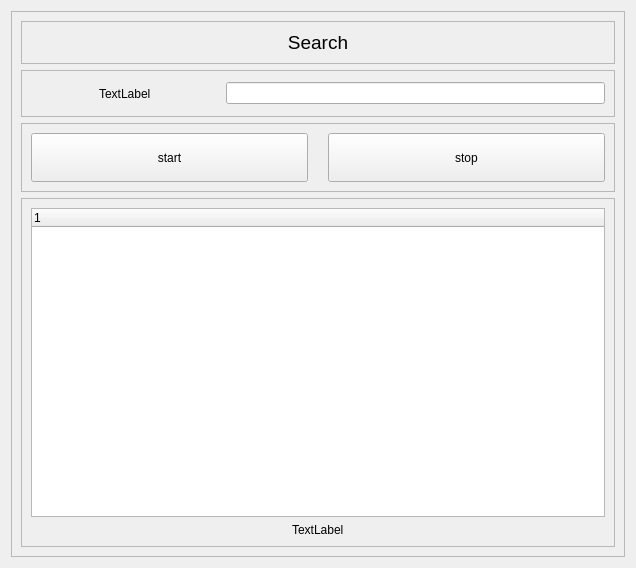
<?xml version="1.0" encoding="UTF-8"?>
<ui version="4.0">
 <class>Form</class>
 <widget class="QWidget" name="Form">
  <property name="geometry">
   <rect>
    <x>0</x>
    <y>0</y>
    <width>636</width>
    <height>568</height>
   </rect>
  </property>
  <property name="windowTitle">
   <string>Form</string>
  </property>
  <layout class="QGridLayout" name="gridLayout">
   <item row="0" column="0">
    <widget class="QFrame" name="MainFrame">
     <property name="frameShape">
      <enum>QFrame::StyledPanel</enum>
     </property>
     <property name="frameShadow">
      <enum>QFrame::Raised</enum>
     </property>
     <layout class="QVBoxLayout" name="verticalLayout_2" stretch="1,2,3,15">
      <item>
       <widget class="QFrame" name="TitleFrame">
        <property name="frameShape">
         <enum>QFrame::StyledPanel</enum>
        </property>
        <property name="frameShadow">
         <enum>QFrame::Raised</enum>
        </property>
        <layout class="QGridLayout" name="gridLayout_2">
         <item row="0" column="0">
          <widget class="QLabel" name="label">
           <property name="font">
            <font>
             <pointsize>14</pointsize>
            </font>
           </property>
           <property name="text">
            <string>Search</string>
           </property>
           <property name="alignment">
            <set>Qt::AlignCenter</set>
           </property>
          </widget>
         </item>
        </layout>
       </widget>
      </item>
      <item>
       <widget class="QFrame" name="ExportNameFrame">
        <property name="frameShape">
         <enum>QFrame::StyledPanel</enum>
        </property>
        <property name="frameShadow">
         <enum>QFrame::Raised</enum>
        </property>
        <layout class="QHBoxLayout" name="horizontalLayout" stretch="1,2">
         <item alignment="Qt::AlignHCenter">
          <widget class="QLabel" name="ExportNameLabel">
           <property name="text">
            <string>TextLabel</string>
           </property>
          </widget>
         </item>
         <item>
          <widget class="QLineEdit" name="ExportNameLineEdit"/>
         </item>
        </layout>
       </widget>
      </item>
      <item>
       <widget class="QFrame" name="frame">
        <property name="frameShape">
         <enum>QFrame::StyledPanel</enum>
        </property>
        <property name="frameShadow">
         <enum>QFrame::Raised</enum>
        </property>
        <layout class="QHBoxLayout" name="horizontalLayout_2">
         <property name="spacing">
          <number>20</number>
         </property>
         <item>
          <widget class="QToolButton" name="toolButton">
           <property name="sizePolicy">
            <sizepolicy hsizetype="Preferred" vsizetype="Preferred">
             <horstretch>0</horstretch>
             <verstretch>0</verstretch>
            </sizepolicy>
           </property>
           <property name="text">
            <string>start</string>
           </property>
          </widget>
         </item>
         <item>
          <widget class="QToolButton" name="toolButton_2">
           <property name="sizePolicy">
            <sizepolicy hsizetype="Preferred" vsizetype="Preferred">
             <horstretch>0</horstretch>
             <verstretch>0</verstretch>
            </sizepolicy>
           </property>
           <property name="text">
            <string>stop</string>
           </property>
          </widget>
         </item>
        </layout>
       </widget>
      </item>
      <item>
       <widget class="QFrame" name="frame_2">
        <property name="frameShape">
         <enum>QFrame::StyledPanel</enum>
        </property>
        <property name="frameShadow">
         <enum>QFrame::Raised</enum>
        </property>
        <layout class="QVBoxLayout" name="verticalLayout">
         <item>
          <widget class="QTreeWidget" name="treeWidget">
           <column>
            <property name="text">
             <string notr="true">1</string>
            </property>
           </column>
          </widget>
         </item>
         <item alignment="Qt::AlignHCenter">
          <widget class="QLabel" name="label_2">
           <property name="text">
            <string>TextLabel</string>
           </property>
          </widget>
         </item>
        </layout>
       </widget>
      </item>
     </layout>
    </widget>
   </item>
  </layout>
 </widget>
 <resources/>
 <connections/>
</ui>
